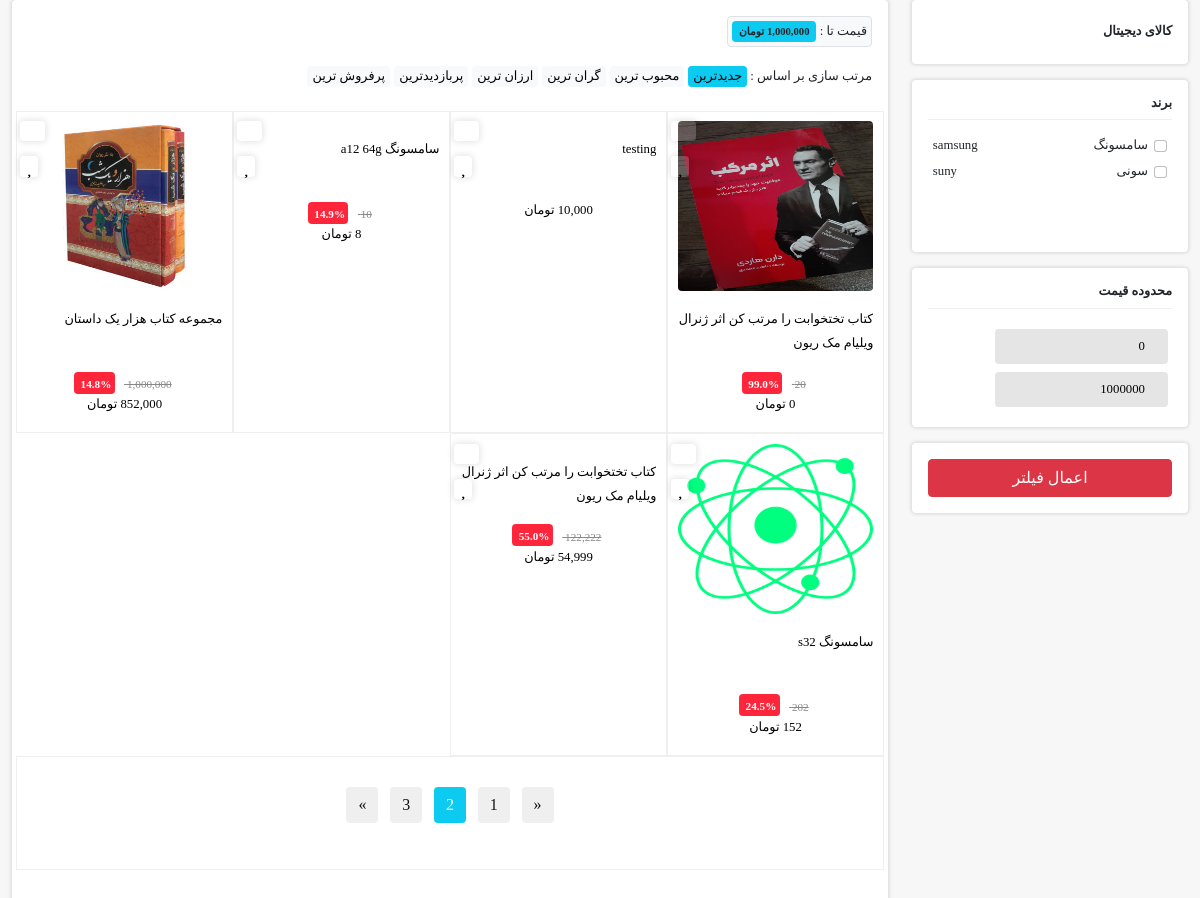
The app's page /product/ with its own data.
### products/models.py (models this page shows, shortened)
class test_mixin(models.Model):
    title = models.CharField(max_length=100, verbose_name="عنوان(به فارسی)")
    url_name = models.CharField(max_length=300, verbose_name="عنوان در url(به انگلیسی)")
    is_active = models.BooleanField(default=True, verbose_name="فعال/غیرفعال")
    is_deleted = models.BooleanField(default=False, verbose_name="حذف شده/حذف نشده")
    class Meta:
        abstract = True

class category(test_mixin):
    title_category = models.ForeignKey('category', on_delete=models.CASCADE, verbose_name="دسته بنده", null=True,
                                       blank=True, related_name='children')
    class Meta:
        verbose_name = "دسته بنده ها"
        verbose_name_plural = "دسته بندی"

class Brands(test_mixin):
    title_english = models.CharField(max_length=200, verbose_name="نام برند(به انگلیسی)")
    class Meta:
        verbose_name = 'برند'
        verbose_name_plural = 'برند ها'

class Product(models.Model):
    image = models.ImageField(upload_to="products/images")
    name = models.CharField(max_length=100, db_index=True, verbose_name='عنوان')
    price = models.IntegerField(verbose_name="قیمت")
    sale_price = models.IntegerField(verbose_name="قیمت تخفیف", default=0)
    short_body = models.CharField(verbose_name="توضیحات کوتاه", max_length=300, db_index=True)
    body = models.TextField(db_index=True, verbose_name="توضیحات")
    is_active = models.BooleanField(default=True, verbose_name="فعال/غیرفعال")
    is_deleted = models.BooleanField(default=False, verbose_name="حذف شده/حذف نشده")
    is_sale = models.BooleanField(null=True, default=False, verbose_name="محصول تخفیف دارد./ندارد")
    discount_percent = models.DecimalField(verbose_name="درصد تخفیف", default=0, max_digits=3, decimal_places=1)
    slug = models.SlugField(default='', null=False, blank=True, max_length=200, unique=True,
                            verbose_name='عنوان در url', allow_unicode=True)
    category_product = models.ManyToManyField(category, verbose_name="دسته بندی",
                                              db_index=True)
    brand = models.ForeignKey(Brands, on_delete=models.CASCADE, verbose_name='برند', null=True, blank=True)
    class Meta:
        verbose_name = 'محصول '
        verbose_name_plural = 'محصولات '

### products/views.py (the view)
# urls.py: path('',views.productListView.as_view(),name='products'),
class productListView(ListView):
    model = Product
    context_object_name = 'products'
    template_name = 'product/list_product.html'
    def get_queryset(self):
        queryset = super().get_queryset()
        queryset = queryset.select_related('brand')
        queryset = queryset.prefetch_related('category_product')
        search = self.request.GET.get('search')
        if search is not None and search != '':
            queryset = queryset.filter(Q(name__icontains=search)
                                       | Q(short_body__icontains=search)
                                       | Q(body__icontains=search))
        start_price = self.request.GET.get('startPrice')
        end_price = self.request.GET.get('endPrice')
        if start_price is not None:
            queryset = queryset.filter(price__gte=start_price)
        if end_price is not None:
            queryset = queryset.filter(price__lte=end_price)
        if queryset:
            queryset = queryset.filter(is_active=True)
        categories = self.kwargs.get('cate_gory')
        if categories:
            queryset = queryset.filter(category_product__url_name__iexact=categories)
        brand_ids = self.request.GET.getlist('brand')
        if brand_ids:
            queryset = queryset.filter(brand_id__in=brand_ids).distinct()
        else:
            queryset = queryset.filter(is_active=True)
        return queryset
    def get_context_data(self,*args,**kwargs):
        context = super().get_context_data(*args,**kwargs)
        context['categories'] = get_all_categories()
        context['brands'] = Brands.objects.filter(is_active=True)
        max_l = Product.objects.aggregate(Max('price'))
        context['max_price'] = max_l
        context['start_price'] = int( self.request.GET.get('startPrice') or 0)
        context['end_price'] = int(self.request.GET.get('endPrice') or max_l['price__max'])
        brand_ids= self.request.GET.getlist('brand')
        if brand_ids is not None:
            context['filter_brand'] = Brands.objects.filter(id__in=brand_ids)
            context['brand_ids'] = brand_ids
        search = self.request.GET.get('search')
        if search is not None and search != '':
            context['search'] = search
        url_category = self.kwargs.get('cate_gory')
        CA = category.objects.filter(is_active=True,is_deleted=False,url_name__iexact=url_category).first()
        context['category'] = CA
        return context

### products/templates/product/list_product.html (shortened to what this page needs)
{% extends 'repository/base.html' %}
{% load humanize %}
{% load thumbnail %}
{% load poll_extras %}
{% block contend %}
<section class="">
        <section id="main-body-two-col" class="container-xxl body-container">
            <section class="row">
                <aside id="sidebar" class="sidebar col-md-3">
                    <section class="content-wrapper bg-white p-3 rounded-2 mb-3">
                        <section class="sidebar-nav">
                             {% for category in categories %}
                            <section class="sidebar-nav-item">
                                <span class="sidebar-nav-item-title"><a href="{% url 'products_category' cate_gory=category.url_name %}">{{ category.name }}</a>{% if category.subcategories %}<i class="fa fa-angle-left"></i>{% endif %} </span>
                            </section>
                            {% endfor %}
                        </section>
                    </section>
                    <section class="content-wrapper bg-white p-3 rounded-2 mb-3">
                        <section class="content-header mb-3">
                            <section class="d-flex justify-content-between align-items-center">
                                <h2 class="content-header-title content-header-title-small">
                                    برند
                                </h2>
                            </section>
                        </section>
                        <section class="sidebar-brand-wrapper">
                          <form method="get"  action="{% url 'products' %}" id="brands">
                            {% for brand in brands %}
                                <section class="form-check sidebar-brand-item">
                                     <input class="form-check-input" type="checkbox" name="brand" value="{{ brand.id }}" id="brand-{{ brand.id }}" {% if brand.id|stringformat:"s" in brand_ids %}checked{% endif %}>
                                    <label class="form-check-label d-flex justify-content-between" for="brand-{{ brand.id }}">
                        <span>{{ brand.title }}</span>
                         <span>{{ brand.title_english }}</span>
                    </label>
        </section>
    {% endfor %}
                              <br>
                              <br>
</form>
                        </section>
                    </section>
                    <section class="content-wrapper bg-white p-3 rounded-2 mb-3">
                        <section class="content-header mb-3">
                            <section class="d-flex justify-content-between align-items-center">
                                <h2 class="content-header-title content-header-title-small">
                                    محدوده قیمت
                                </h2>
                            </section>
                        </section>
                        <section class="sidebar-price-range d-flex justify-content-between">
                            <form method="get" action="{% url 'products' %}" id="form_price">
                            <section class="p-1"><input type="number" name="startPrice" id="startPrice" min="0" value="0" placeholder="قیمت از ..."></section>
                            <section class="p-1"><input type="number" name="endPrice" id="endPrice" min="0" value="{{max_price.price__max}}" max="{{ max_price.price__max }}" placeholder="قیمت تا ..."></section>
                            </form>
                        </section>
                    </section>
                    <section class="content-wrapper bg-white p-3 rounded-2 mb-3">
                        <section class="sidebar-filter-btn d-grid gap-2">
                            <button class="btn btn-danger" type="button" onclick="price({% url 'products' %})">اعمال فیلتر</button>
                        </section>
                    </section>
                </aside>
                <main id="main-body" class="main-body col-md-9">
                    <section class="content-wrapper bg-white p-3 rounded-2 mb-2">
                        <section class="filters mb-3">
                        {% if end_price %}
                            <span class="d-inline-block border p-1 rounded bg-light">قیمت تا : <span class="badge bg-info text-dark">{{ end_price | price  }}</span></span>
                        {% endif %}
                        </section>
                        <section class="sort ">
                            <span>مرتب سازی بر اساس : </span>
                            <button class="btn btn-info btn-sm px-1 py-0" type="button">جدیدترین</button>
                            <button class="btn btn-light btn-sm px-1 py-0" type="button">محبوب ترین</button>
                            <button class="btn btn-light btn-sm px-1 py-0" type="button">گران ترین</button>
                            <button class="btn btn-light btn-sm px-1 py-0" type="button">ارزان ترین</button>
                            <button class="btn btn-light btn-sm px-1 py-0" type="button">پربازدیدترین</button>
                            <button class="btn btn-light btn-sm px-1 py-0" type="button">پرفروش ترین</button>
                        </section>
                        <section class="main-product-wrapper row my-4">
                            {% for product in products %}
                            	<section class="col-md-3 p-0">
                                <section class="product">
                                    <section class="product-add-to-cart"><a href="#" data-bs-toggle="tooltip" data-bs-placement="left" title="" data-bs-original-title="افزودن به سبد خرید" aria-label="افزودن به سبد خرید"><i class="fa fa-cart-plus"></i></a></section>
                                    <section class="product-add-to-favorite"><a href="#" data-bs-toggle="tooltip" data-bs-placement="left" title="" data-bs-original-title="افزودن به علاقه مندی" aria-label="افزودن به علاقه مندی"><i class="fa fa-heart"></i></a></section>
                                    <a class="product-link" href="{% url 'detail' slug=product.slug pk=product.id %}">
                                        <section class="product-image">
                                        {% if product.image %}
                                        	{% thumbnail product.image "700x700" quality=100 crop="center" as im %}
                                            <img class="" src="{{ im.url }}" alt="">
                                                {% endthumbnail %}
                                            {% else %}
                                            <img class="" src="/static/assets/images/products/13.jpg" alt="">
                                        {% endif %}
                                        </section>
                                        <section class="product-colors"></section>
                                        <section class="product-name"><h3>{{ product.short_body }}</h3></section>
                                        <section class="product-price-wrapper">
                                            {% if product.is_sale %}
                                             <span class="product-old-price">{{product.price |price_sale}} </span>
                                             <span class="product-discount-amount">{{ product.discount_percent }}%</span>
                                                    <section class="product-price">{{ product.sale_price | price }}</section>
                                                        {% else %}
                                                    <section class="product-price">{{ product.price | price }}</section>
                                                        {% endif %}
                                        </section>
                                    </a>
                                </section>
                            </section>
                            {% endfor %}
                            <section class="col-12">
                                <section class="my-4 d-flex justify-content-center">
                                    <nav>
                                        <ul class="pagination">
                                            <li class="page-item">
                                                <a class="page-link" href="#" aria-label="Previous">
                                                    <span aria-hidden="true">«</span>
                                                </a>
                                            </li>
                                            <li class="page-item"><a class="page-link" href="#">1</a></li>
                                            <li class="page-item active"><a class="page-link" href="#">2</a></li>
                                            <li class="page-item"><a class="page-link" href="#">3</a></li>
                                            <li class="page-item">
                                                <a class="page-link" href="#" aria-label="Next">
                                                    <span aria-hidden="true">»</span>
                                                </a>
                                            </li>
                                        </ul>
                                    </nav>
                                </section>
                            </section>
                        </section>
                    </section>
                </main>
            </section>
        </section>
    </section>
{% endblock %}

### records on screen
category: name "کالای دیجیتال"
Brands: title "سامسونگ", title_english "samsung"
Brands: title "سونی", title_english "suny"
Product: shows a picture, short_body "کتاب تختخوابت را مرتب کن اثر ژنرال ویلیام مک ریون", price "20", discount_percent "99.0", sale_price "0 تومان"
Product: short_body "testing", price "10,000 تومان"
Product: short_body "سامسونگ a12 64g", price "10", discount_percent "14.9", sale_price "8 تومان"
Product: shows a picture, short_body "مجموعه کتاب هزار یک داستان", price "1,000,000", discount_percent "14.8", sale_price "852,000 تومان"
Product: shows a picture, short_body "سامسونگ s32", price "202", discount_percent "24.5", sale_price "152 تومان"
Product: short_body "کتاب تختخوابت را مرتب کن اثر ژنرال ویلیام مک ریون", price "122,222", discount_percent "55.0", sale_price "54,999 تومان"

### other values on screen
{{ end_price | price }} "1,000,000 تومان"
